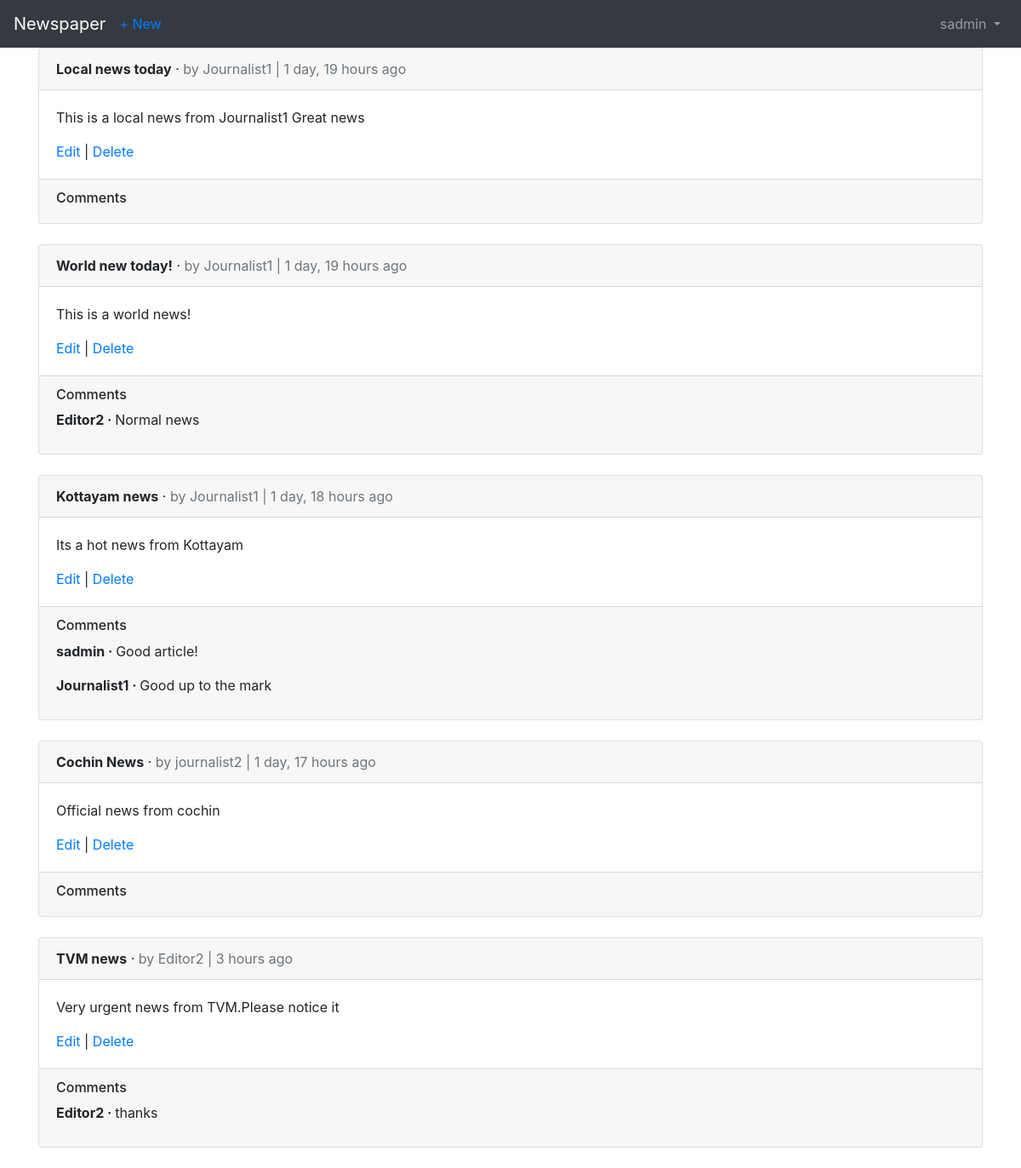
/articles/ (signed in), run on the app's committed database.
### accounts/models.py (models this page shows)
class CustomUser(AbstractUser):
    age = models.PositiveIntegerField(null=True, blank=True)

### articles/models.py (models this page shows, shortened)
class Article(models.Model):
    title = models.CharField(max_length=255)
    body = models.TextField()
    date = models.DateTimeField(auto_now_add=True)
    author = models.ForeignKey(
        settings.AUTH_USER_MODEL,
        on_delete=models.CASCADE,
    )

class Comment(models.Model):  # new
    article = models.ForeignKey(Article, on_delete=models.CASCADE)
    comment = models.CharField(max_length=140)
    author = models.ForeignKey(
        settings.AUTH_USER_MODEL,
        on_delete=models.CASCADE,
        related_name='comments',  # new
    )
    def __str__(self):
        return self.comment

### articles/views.py (the view)
# urls.py: path('', ArticleListView.as_view(), name='article_list'),
class ArticleListView(LoginRequiredMixin, ListView):
    model = Article
    template_name = 'article_list.html'

### templates/article_list.html (shortened to what this page needs)
{% extends 'base.html' %}
{% load humanize %}
{% block content %}
    {% for article in object_list %}
        <div class="card">
            <div class="card-header">
                <span class="font-weight-bold">{{ article.title }}</span> &middot;
                <span class="text-muted">by {{ article.author }} |
                {{ article.date|naturaltime }}</span>
            </div>
            <div class="card-body">
               <p>{{ article.body }}</p>
                <a href="{% url 'article_edit' article.pk %}">Edit</a> |
                <a href="{% url 'article_delete' article.pk %}">Delete</a>
            </div>
            <div class="card-footer">
                <h6>Comments</h6>
                {% for comment in article.comment_set.all %}
                    <p>
                        <span class="font-weight-bold">
                            {{ comment.author }} &middot;
                        </span>
                        {{ comment }}
                    </p>
                {% endfor %}
            </div>
        </div>
        <br />
    {% endfor %}
{% endblock content %}

### templates/base.html (shortened to what this page needs)
<!DOCTYPE html>
<html lang="en">
<head>
    <link rel="stylesheet" href="https://cdn.jsdelivr.net/npm/bootstrap@4.5.3/dist/css/bootstrap.min.css">
</head>
<body>
    <nav class="navbar navbar-expand-lg navbar-dark bg-dark">
        <a class="navbar-brand" href="{% url 'home' %}">Newspaper</a>
        {% if user.is_authenticated %}
            <ul class="navbar-nav mr-auto">
                <li class="nav-item">
                    <a href="{% url 'article_new' %}">+ New</a>
                </li>
            </ul>
        {% endif %}
        <div class="collapse navbar-collapse" id="navbarSupportedContent">
            {% if user.is_authenticated %}
                <ul class="navbar-nav ml-auto">
                    <li class="nav-item">
                        <a class="nav-link dropdown-toggle" href="#" id="navbarDropdown" role="button" data-toggle="dropdown"
                            aria-haspopup="true" aria-expanded="false">
                            {{ user.username }}
                        </a>
                    </li>
                </ul>
            {% else %}
                <form class="form-inline ml-auto">
                    <a href="{% url 'login' %}" class="btn btn-outline-secondary">Log In</a>
                    <a href="{% url 'signup' %}" class="btn btn-primary ml-2">Sign up</a>
                </form>
            {% endif %}
        </div>
    </nav>
    <main>
        <div class="container">
            {% block content %}
            {% endblock content %}
        </div>
    </main>
</body>
</html>

### data on the page
CustomUser: username "sadmin"
Article: title "Local news today", author "Journalist1", date "1 day, 19 hours ago", body "This is a local news from Journalist1 Great news"
Article: title "World new today!", author "Journalist1", date "1 day, 19 hours ago", body "This is a world news!"
Comment: author "Editor2", comment "Normal news"
Article: title "Kottayam news", author "Journalist1", date "1 day, 18 hours ago", body "Its a hot news from Kottayam"
Comment: author "sadmin", comment "Good article!"
Comment: author "Journalist1", comment "Good up to the mark"
Article: title "Cochin News", author "journalist2", date "1 day, 17 hours ago", body "Official news from cochin"
Article: title "TVM news", author "Editor2", date "3 hours ago", body "Very urgent news from TVM.Please notice it"
Comment: author "Editor2", comment "thanks"
